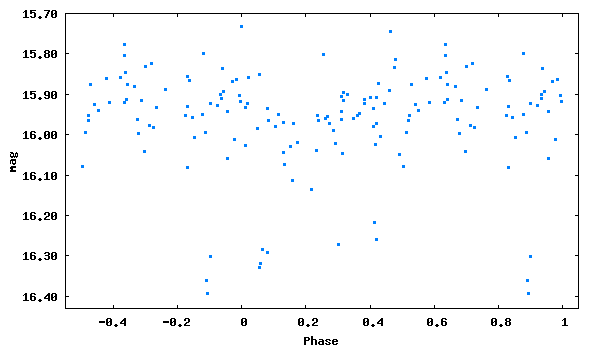

Write gnuplot code to recreate this figure.
set term png size 600,350 medium
set colors classic
set output 'phase_lc_8.png'
set xlabel 'Phase'
set ylabel 'mag'
#set title 'JDmax = 2445933.40800 + 0.1869038 x E'
set format y '%5.2f'
plot [-0.55:1.05][16.43:15.70] "phase_lc_8.dat" linecolor 3 pointtype 5 pointsize 0.3 title ""
